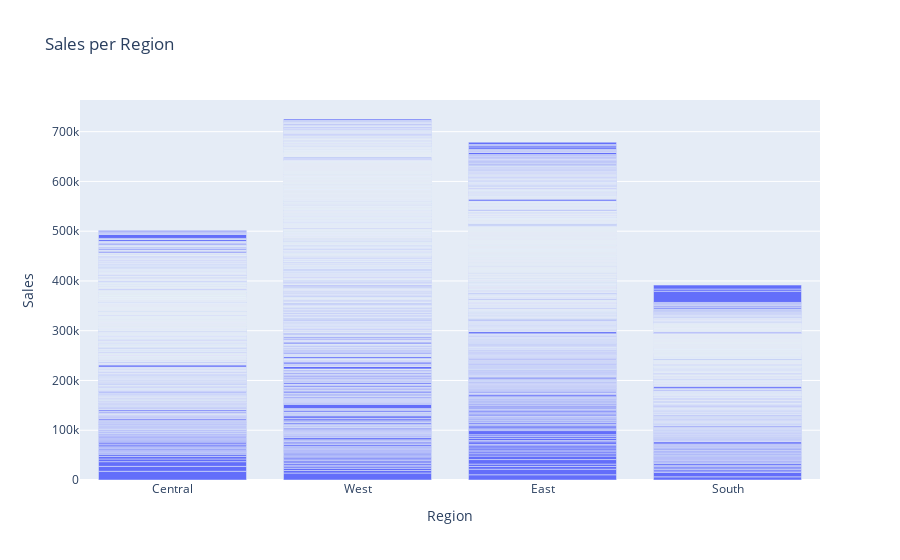

Here is the notebook cell this chart was saved with:
### Markdown cell above
# Visualization

### Code cell
fig=px.bar(dt,x='Region',y='Sales',title="Sales per Region")
fig.show()

### Figure 1 — Plotly figure (JSON) as saved in the notebook; plotly's stock layout.template omitted (floating-point values rounded to 4 significant figures; data arrays with more than 128 entries replaced by an {"elided": "..."} marker saying what was removed)
{"data": [{"alignmentgroup": "True", "hovertemplate": "Region=%{x}<br>Sales=%{y}<extra></extra>", "legendgroup": "", "marker": {"color": "#636efa"}, "name": "", "offsetgroup": "", "orientation": "v", "showlegend": false, "textposition": "auto", "type": "bar", "x": {"elided": "9994 str values"}, "xaxis": "x", "y": {"elided": "9994 float values"}, "yaxis": "y"}], "layout": {"barmode": "relative", "legend": {"tracegroupgap": 0}, "title": {"text": "Sales per Region"}, "xaxis": {"anchor": "y", "domain": [0, 1], "title": {"text": "Region"}}, "yaxis": {"anchor": "x", "domain": [0, 1], "title": {"text": "Sales"}}}}
